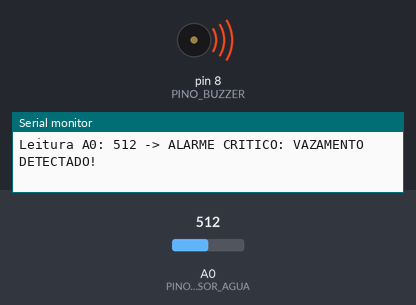
The sketch below on a simulated Arduino Uno, built with avr-gcc and run on an emulated ATmega328P. Parts: buzzer (waves = sounding, pin HIGH), the last lines printed to the serial monitor. Inputs (shaded band) come from the test bench; at power-on: A0 (PINO_SENSOR_AGUA) = 512.

Above: at 1.1 s.
1.3 s: A0 (PINO_SENSOR_AGUA) set to 417
4.3 s: A0 (PINO_SENSOR_AGUA) set to 387
7.3 s: A0 (PINO_SENSOR_AGUA) set to 160
10.3 s: A0 (PINO_SENSOR_AGUA) set to 138
At 11.2 s:
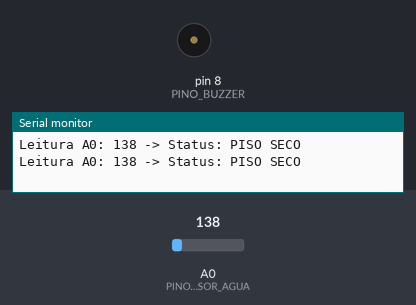
12.4 s: A0 (PINO_SENSOR_AGUA) set to 306
At 15.3 s:
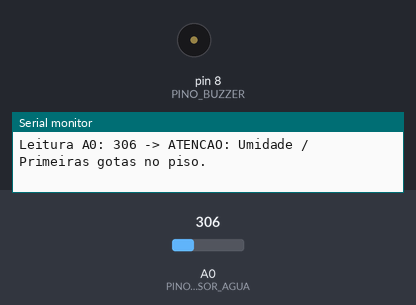
15.4 s: A0 (PINO_SENSOR_AGUA) set to 140
At 16.4 s:
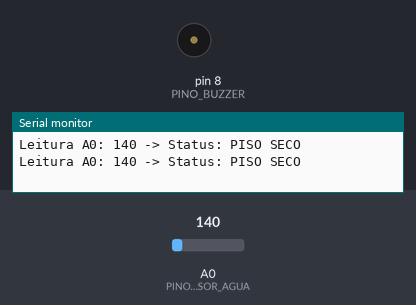
Timing chart, 0 to 17.9 s (numbered marks = the images above; inputs shaded):
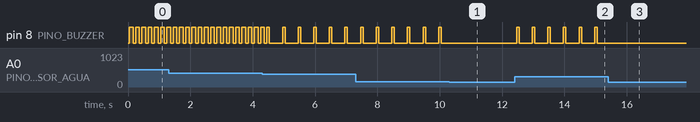

Measured:
- the behaviour switches between 150 and 149 on A0 (PINO_SENSOR_AGUA) (found by bisection; images 0 and 1)
- after the input at 10.3 s, pin 8 (PINO_BUZZER): stops changing and stays LOW
- after the input at 12.4 s, pin 8 (PINO_BUZZER): alternates HIGH for 0.08 s and LOW for 0.42 s, starting after 0.07 s
- after the input at 15.4 s, pin 8 (PINO_BUZZER): stops changing and stays LOW
- by itself, pin 8 (PINO_BUZZER): alternates HIGH for 0.08 s and LOW for 0.42 s

The sketch:

p76_detector_de_vazamento_de_agua.ino
```cpp
// ============================================================================
// Projeto 76 — Detector de Vazamento de Água
// Placa: Arduino Uno R3 (ATmega328P) | Bibliotecas: Nenhuma (Nativo)
// Material: 80 Projetos Arduino
// Alarme residencial de 2 estágios com sensor de água (A0) e Buzzer Ativo (D8)
// ============================================================================

const byte PINO_SENSOR_AGUA = A0; // Pino S do sensor de nível/vazamento
const byte PINO_BUZZER      = 8;  // Buzzer Ativo 5V

// AJUSTE AQUI: Limiares de detecção (0 a 1023)
const int LIMIAR_GOTAS      = 150;
const int LIMIAR_ALAGAMENTO = 400;

void setup() {
  Serial.begin(9600);
  pinMode(PINO_BUZZER, OUTPUT);
  digitalWrite(PINO_BUZZER, LOW);

  Serial.println(F("Sistema pronto! Detector de Vazamento de Agua."));
}

void loop() {
  int leitura = analogRead(PINO_SENSOR_AGUA);

  Serial.print(F("Leitura A0: "));
  Serial.print(leitura);

  if (leitura >= LIMIAR_ALAGAMENTO) {
    Serial.println(F(" -> ALARME CRITICO: VAZAMENTO DETECTADO!"));
    digitalWrite(PINO_BUZZER, HIGH);
    delay(120);
    digitalWrite(PINO_BUZZER, LOW);
    delay(80);
  } else if (leitura >= LIMIAR_GOTAS) {
    Serial.println(F(" -> ATENCAO: Umidade / Primeiras gotas no piso."));
    digitalWrite(PINO_BUZZER, HIGH);
    delay(80);
    digitalWrite(PINO_BUZZER, LOW);
    delay(420);
  } else {
    Serial.println(F(" -> Status: PISO SECO"));
    digitalWrite(PINO_BUZZER, LOW);
    delay(500);
  }
}
```
